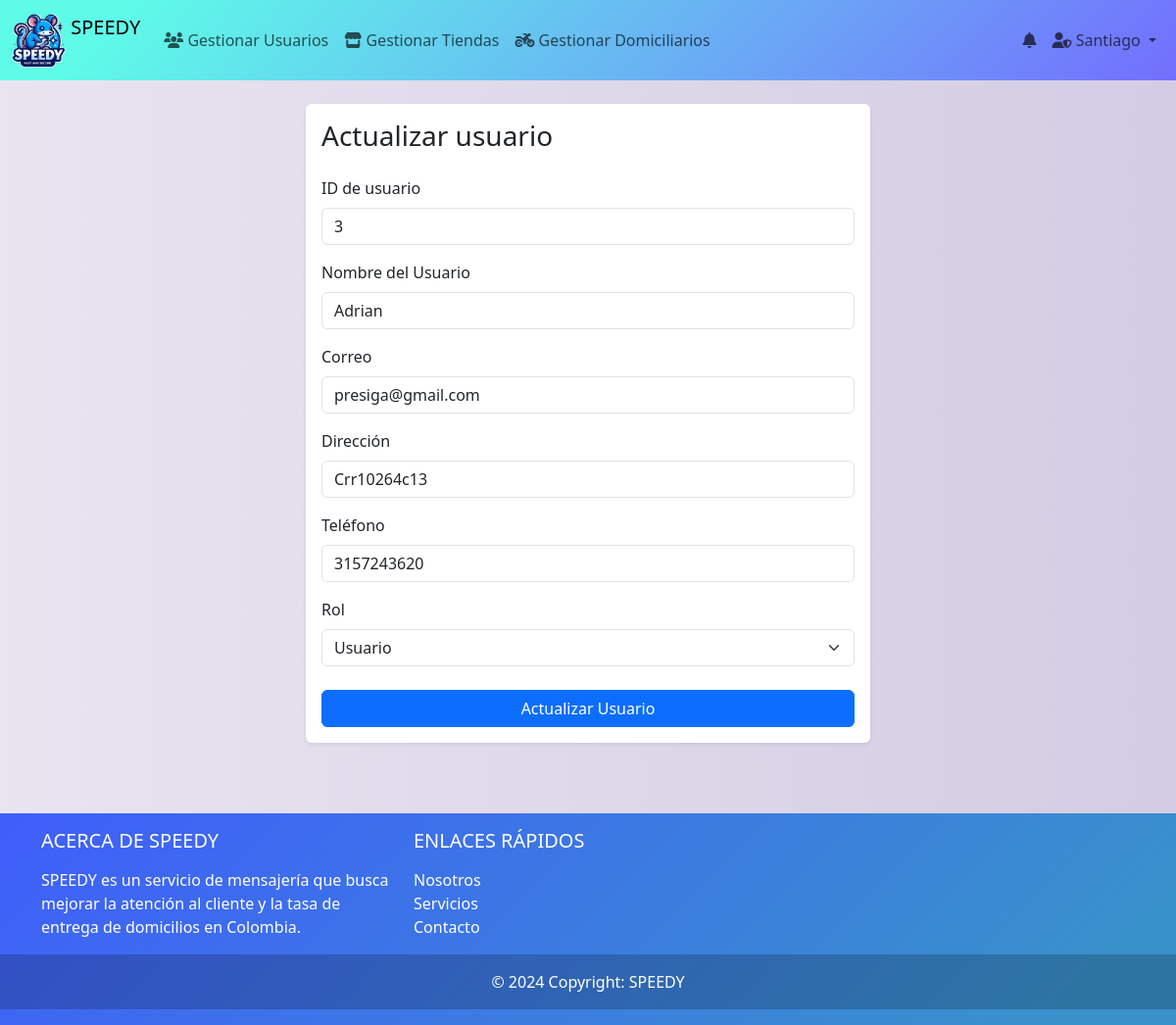
The page /index.php?controlador=usuarios&accion=actualizarU&id=3 (signed in) on the database its author committed.
### tables this page shows
CREATE TABLE IF NOT EXISTS `usuarios` (
  `id` int NOT NULL AUTO_INCREMENT,
  `nombre` varchar(100) DEFAULT NULL,
  `email` varchar(100) DEFAULT NULL,
  `password` varchar(255) NOT NULL,
  `direccion` varchar(255) DEFAULT NULL,
  `telefono` varchar(20) DEFAULT NULL,
  `id_rol` int DEFAULT '2',
  PRIMARY KEY (`id`),
  UNIQUE KEY `email` (`email`),
  KEY `id_rol` (`id_rol`)
);

CREATE TABLE IF NOT EXISTS `rol` (
  `id` int NOT NULL AUTO_INCREMENT,
  `nombre` enum('usuario','administrador','tienda','domiciliario') NOT NULL DEFAULT 'usuario',
  `fecha_registro` datetime NOT NULL DEFAULT CURRENT_TIMESTAMP,
  `fecha_actualizada` datetime DEFAULT NULL ON UPDATE CURRENT_TIMESTAMP,
  PRIMARY KEY (`id`)
);

### controladores/controlador_usuarios.php (called while the page is built, shortened)
<?php
    include_once "conexion.php";
    include_once "./modelos/usuarios.php";
    class ControladorUsuarios {
        public function actualizarU(){
            $idUsuario=$_GET['id'];
            $datosUsuario=Usuario::BuscarUsuario($idUsuario);
            include_once "./vista/Crud_usuarios/actualizar.php";
        }
    }
?>

### index.php (called while the page is built, shortened)
<?php
include_once "conexion.php";
include_once("./vista/plantilla.php");
?>

### modelos/usuarios.php (called while the page is built, shortened)
<?php
class Usuario{
    private $id;
    private $nombre;
    private $email;
    private $direccion;
    private $telefono;
    private $id_rol;
    public function __construct($id = null, $nombre = null, $email = null, $password = null, $direccion = null, $telefono = null, $id_rol = null) {
        $this->id = $id;
        $this->nombre = $nombre;
        $this->email = $email;
        $this->direccion = $direccion;
        $this->telefono = $telefono;
        $this->id_rol = $id_rol;
    }
    public static function BuscarUsuario($idUsuario){
        $dbconexion = baseDatos::crearInstancia();
        $consulta = $dbconexion->prepare("
        SELECT usuarios.id, usuarios.nombre, usuarios.email, usuarios.direccion, usuarios.telefono, rol.id AS id_rol, rol.nombre AS rolNombre
        FROM usuarios
        INNER JOIN rol ON usuarios.id_rol = rol.id
        WHERE usuarios.id = ?
        ");
        $consulta->execute(array($idUsuario));
        $usuario = $consulta->fetch(PDO::FETCH_ASSOC);
        if ($usuario) {
            return new Usuario(
                $usuario['id'],
                $usuario['nombre'],
                $usuario['email'],
                null,
                $usuario['direccion'],
                $usuario['telefono'],
                $usuario['id_rol']
            );
        }
        return null;
    }
    public function getId() {
        return $this->id;
    }
    public function getNombre() {
        return $this->nombre;
    }
    public function getEmail() {
        return $this->email;
    }
    public function getDireccion() {
        return $this->direccion;
    }
    public function getTelefono() {
        return $this->telefono;
    }
    public function getIdRol() {
        return $this->id_rol;
    }
}
?>

### conexion.php (called while the page is built)
<?php
class baseDatos{
    public static $instancia=NULL;
    public static function crearInstancia() {
            if(!isset(self::$instancia)){
                $opcionesPDO[PDO::ATTR_ERRMODE] =PDO::ERRMODE_EXCEPTION;
                self::$instancia =new PDO ('mysql:host=localhost;dbname=bdspeedy','root','12345',$opcionesPDO);
            }
            return self ::$instancia;
        }
    }
?>

### vista/Crud_usuarios/actualizar.php (the view, shortened to what this page needs)
<div class="container-fluid py-4">
    <div class="row justify-content-center">
        <div class="col-12 col-xl-6">
            <div class="card border-0 shadow-sm">
                <div class="card-body">
                    <h3 class="card-title mb-4">Actualizar usuario</h3>
                    <form action="<?php echo S_URL_U ?>actualizarU&id=<?php echo $datosUsuario->getId(); ?>" method="POST">
                        <div class="mb-3">
                            <label for="id" class="form-label">ID de usuario</label>
                            <input type="text" value="<?php echo $datosUsuario->getId(); ?>" class="form-control" id="id" readonly>
                        </div>
                        <div class="mb-3">
                            <label for="name" class="form-label">Nombre del Usuario</label>
                            <input type="text" class="form-control" id="name" name="name" value="<?php echo $datosUsuario->getNombre(); ?>" required>
                        </div>
                        <div class="mb-3">
                            <label for="correo" class="form-label">Correo</label>
                            <input type="email" class="form-control" id="correo" name="correo" value="<?php echo $datosUsuario->getEmail(); ?>" required>
                        </div>
                        <div class="mb-3">
                            <label for="direccion" class="form-label">Dirección</label>
                            <input type="text" class="form-control" id="direccion" name="direccion" value="<?php echo $datosUsuario->getDireccion(); ?>" required>
                        </div>
                        <div class="mb-3">
                            <label for="telefono" class="form-label">Teléfono</label>
                            <input type="text" class="form-control" id="telefono" name="telefono" value="<?php echo $datosUsuario->getTelefono(); ?>" required>
                        </div>
                        <div class="mb-4">
                            <label for="rol" class="form-label">Rol</label>
                            <select class="form-select" name="rol" id="rol" required>
                                <option value="2" <?php echo $datosUsuario->getIdRol() == 2 ? 'selected' : ''; ?>>Usuario</option>
                            </select>
                        </div>
                        <div class="d-grid">
                            <button type="submit" name="actualizar" class="btn btn-primary">Actualizar Usuario</button>
                        </div>
                    </form>
                </div>
            </div>
        </div>
    </div>
</div>

### vista/recursos/css/estilos.css (style rules this page uses)
body { background: #D3CCE3; background: -webkit-linear-gradient(to right, #E9E4F0, #D3CCE3); background: linear-gradient(to right, #E9E4F0, #D3CCE3); margin: 0; }

### rows shown on the page
usuarios: id "3", name "Adrian", correo "presiga@gmail.com", direccion "Crr10264c13", telefono "3157243620"
rol: rol "Usuario"

### other values the page prints
$_SESSION["usuario"]['nombre'] "Santiago"
